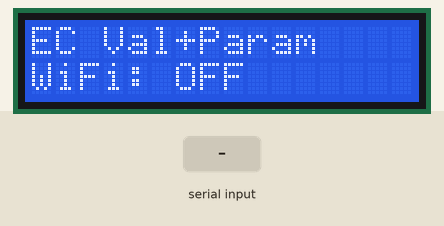
Recording of a sketch running on a simulated ESP8266 (Wemos D1 mini). Shown: 16×2 character LCD. Inputs (shaded band) come from the test bench. What the sketch prints to the serial monitor is not drawn.

Above: at 0.6 s.
At 2.8 s:
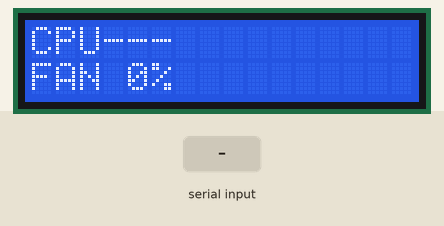
2.9 s: "NodeMCU 1.0\n" received over the second serial link
4.4 s: "CPUTmp,1\n" received over the second serial link
5.9 s: "CFan,1\n" received over the second serial link
Timing chart, 0 to 8.9 s (numbered marks = the images above; inputs shaded):
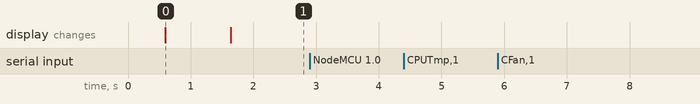

The sketch:

esp_ec_lcd.ino
```cpp
/**
Wiring Instructions:

ESP8266 D1 Mini to LCD (I2C):
D1 (GPIO5) → SCL (LCD)
D2 (GPIO4) → SDA (LCD)
5V → VCC (LCD)
GND → GND (LCD)

ESP8266 D1 Mini to EC (KB3310):
D5 (GPIO14) → RX (Receive from EC TX)
D1 (GPIO5) → TX (Transmit to EC RX - optional)

GND → GND (EC)

Power:

Connect 5V and GND from USB or external power

Required Libraries:
SoftwareSerial (built-in)
Wire (built-in for I2C)
LiquidCrystal_I2C (install via Arduino Library Manager)

Installation:

Open Arduino IDE
Install "LiquidCrystal I2C" library by Frank de Brabander
Select Board: "LOLIN(WEMOS) D1 R2 & mini" or "NodeMCU 1.0"
Set CPU Frequency: 160MHz
Set Upload Speed: 921600 (for faster uploads)
Upload the sketch

Features:

Display Format:
Line 1: CPU NN°C |oooooooooooooo| (40-70°C range)
Line 2: FAN NN% |oooooooooooooo| (0-100% range)

Custom Characters:
8-level vertical bars for visual gauge
Degree symbol (°)

Data Parsing:
Parses temperature from various EC formats
Parses fan PWM percentage
Filters temperatures to 40-80°C range

Update Rate:

LCD updates every 1 second
Real-time EC data parsing

Notes:

The LCD I2C address might be 0x27 or 0x3F - adjust in line 10
For a more visually appealing gauge, use updateDisplayWithCustomBars() instead of updateDisplay()
The sketch outputs debug info to Serial Monitor (115200 baud)
Custom bar characters provide 8 levels of fill for each character position


// D6 SDA ORANGE
// D7 SCL YELLOW
#define CUSTOM_SDA_PIN D6
#define CUSTOM_SCL_PIN D7

...

  // custom pin
  Wire.begin(CUSTOM_SDA_PIN, CUSTOM_SCL_PIN);
  //Wire.setClock(100000);  // 100 kHz
  Wire.setClock(50000); // if shimmering

*/

#include <SoftwareSerial.h>
#include <Wire.h>
#include <LiquidCrystal_I2C.h>
#include <ESP8266WiFi.h>

// ====== PIN CONFIGURATION ======
#define RX_PIN D5  // Receive from EC
#define TX_PIN D1  // Transmit to EC

// Custom I2C Pins for LCD
#define LCD_SDA D6  // GPIO4
#define LCD_SCL D7  // GPIO12

// LCD configuration
LiquidCrystal_I2C lcd(0x27, 16, 2);

// Serial interface to EC
SoftwareSerial ecSerial(RX_PIN, TX_PIN);

// Variables for data
// int cpuTemp = 0;
// int fanPWM = 0;
unsigned long lastUpdate = 0;
const unsigned long updateInterval = 2000;

String currentParam = ""; // Stores the parameter found on the PREVIOUS line
int cpuTemp = 0;
int fanMode = 0;
int fanRPM = 0;

// Custom degree symbol
byte degreeSymbol[8] = {
  B01100,
  B10010,
  B10010,
  B01100,
  B00000,
  B00000,
  B00000,
  B00000
};

// Parse hex to int
//int hexToInt(String hexStr) {
//  return (int)strtol(hexStr.c_str(), NULL, 16);
//}

// Create temperature gauge with solid blocks
String createTempGauge(int temp) {
  String gauge = "";
  int gaugeChars = 13;
  int minTemp = 40;
  int maxTemp = 80;

  int filled = 0;
  if (temp <= minTemp) {
    filled = 0;
  } else if (temp >= maxTemp) {
    filled = gaugeChars;
  } else {
    filled = map(temp, minTemp, maxTemp, 0, gaugeChars);
  }

  for (int i = 0; i < gaugeChars; i++) {
    if (i < filled) {
      gauge += char(0xFF);  // Solid block character (█)
    } else {
      gauge += ' ';  // Single character
    }
  }

  return gauge;
}

// Create fan gauge with solid blocks
String createFanGauge(int pwm) {
  String gauge = "";
  int gaugeChars = 13;

  int filled = map(pwm, 40, 90, 0, gaugeChars);
  filled = constrain(filled, 0, gaugeChars);

  for (int i = 0; i < gaugeChars; i++) {
    if (i < filled) {
      gauge += char(0xFF);  // Solid block character (█)
    } else {
      gauge += ' ';  // Single character
    }
  }

  return gauge;
}

void setup() {
  // ====== DISABLE WIFI ======
  WiFi.mode(WIFI_OFF);
  WiFi.forceSleepBegin();
  delay(1);
  system_update_cpu_freq(80);

  // Debug port to PC
  Serial.begin(115200);
  delay(500);
  Serial.println("EEE PC 701 CPU/FAN");
  Serial.println("EC Monitor");

  // Interface to ENE KB3310 EC
  ecSerial.begin(115200);

  // ====== INITIALIZE LCD ======
  Wire.begin(LCD_SDA, LCD_SCL);
  Wire.setClock(50000);

  lcd.init();
  lcd.setBacklight(96);
  lcd.createChar(0, degreeSymbol);

  // Display startup
  lcd.clear();
  lcd.setCursor(0, 0);
  lcd.print("EC Val+Param");
  lcd.setCursor(0, 1);
  lcd.print("WiFi: OFF");

  delay(1000);
  lcd.clear();
  updateDisplay();
}

void loop() {
  // Parse incoming data from EC
  static String buffer = "";

  while (ecSerial.available()) {
    char c = ecSerial.read();

    // Echo to serial monitor for debugging
    Serial.write(c);

    // End of line
    if (c == '\n' || c == '\r') {
      if (buffer.length() > 0) {
        parseLine(buffer);
        buffer = "";
      }
    } else {
      buffer += c;
    }
  }

  // Update LCD display periodically
  if (millis() - lastUpdate >= updateInterval) {
    updateDisplay();
    lastUpdate = millis();
  }

  delay(10);
}

// Essential hex-to-int helper for 3C, 3D, etc.
int hexToInt(String hexStr) {
  return (int) strtol(hexStr.c_str(), NULL, 16);
}

void parseLine(String line) {
  line.trim();
  if (line.length() == 0) return;

  // 1. Split the line at the first comma
  // Example: "03,3C,T(A0,S0)TTTCPUTmp"
  // valuePart = "03,3C,T(A0,S0)TTT"
  // headerPart = "CPUTmp" (identified by endsWith)

  int firstComma = line.indexOf(',');
  String valuePart = (firstComma > 0) ? line.substring(0, line.lastIndexOf(',', line.length() - 8)) : "";

  // 2. PARSE THE DATA FIRST (using the stored currentParam)
  // We use the data at the start of the current line
  if (currentParam == "CPUTmp") {
    parseCpuTempValue(line);
  } else if (currentParam == "CFan") {
    parseFanValue(line);
  }

  // 3. SET THE NEW PARAMETER (for the next line)
  if (line.endsWith("CPUTmp")) {
    currentParam = "CPUTmp";
  } else if (line.endsWith("CFan idx,PWM")) {
    currentParam = "CFan";
  } else {
    currentParam = ""; // Reset if line doesn't end with a known header
  }
}

void parseCpuTempValue(String data) {
  // Get first hex before comma
  int comma = data.indexOf(',');
  String hex = (comma > 0) ? data.substring(0, comma) : data;
  cpuTemp = hexToInt(hex);

  Serial.print("CPU Temp Updated: ");
  Serial.println(cpuTemp);
}

void parseFanValue(String data) {
  // Get first and second hex
  int firstComma = data.indexOf(',');
  if (firstComma == -1) return;
  int secondComma = data.indexOf(',', firstComma + 1);

  String modeHex = data.substring(0, firstComma);
  String rpmHex = (secondComma > 0) ? data.substring(firstComma + 1, secondComma) : data.substring(firstComma + 1);

  fanMode = hexToInt(modeHex);
  fanRPM  = hexToInt(rpmHex);

  Serial.print("Fan Updated - Mode: ");
  Serial.print(fanMode);
  Serial.print(" PWM: ");
  Serial.println(fanRPM);
}


void updateDisplay() {
  // Update without clearing to reduce flicker

  // Line 1: CPU Temperature
  lcd.setCursor(0, 0);
  lcd.print("CPU");
  lcd.setCursor(3, 0);

  if (cpuTemp > 0) {
    if (cpuTemp < 10) {
      lcd.print(" ");
      lcd.print(cpuTemp);
    } else {
      lcd.print(cpuTemp);
    }

    lcd.write(0);  // Degree symbol

    // Print gauge
    lcd.setCursor(6, 0);
    String tempGauge = createTempGauge(cpuTemp);
    lcd.print(tempGauge);
  } else {
    lcd.print("---");
    lcd.setCursor(6, 0);
    lcd.print("             ");
  }

  // Line 2: Fan PWM
  lcd.setCursor(0, 1);
  lcd.print("FAN");
  lcd.setCursor(3, 1);

  if (fanRPM >= 0) {
    if (fanRPM < 10) {
      lcd.print(" ");
      lcd.print(fanRPM);
    } else {
      lcd.print(fanRPM);
    }

    lcd.print("%");

    // Print gauge
    lcd.setCursor(6, 1);
    String fanGauge = createFanGauge(fanRPM);
    lcd.print(fanGauge);
  } else {
    lcd.print("---%");
    lcd.setCursor(6, 1);
    lcd.print("             ");
  }
}
```

Measured:
- after the input at 2.9 s, every drawn part: stays the same
- after the input at 4.4 s, every drawn part: stays the same
- after the input at 5.9 s, every drawn part: stays the same
- what the display in image 0 shows lasts 1.0 s, from 0.6 s to 1.6 s
